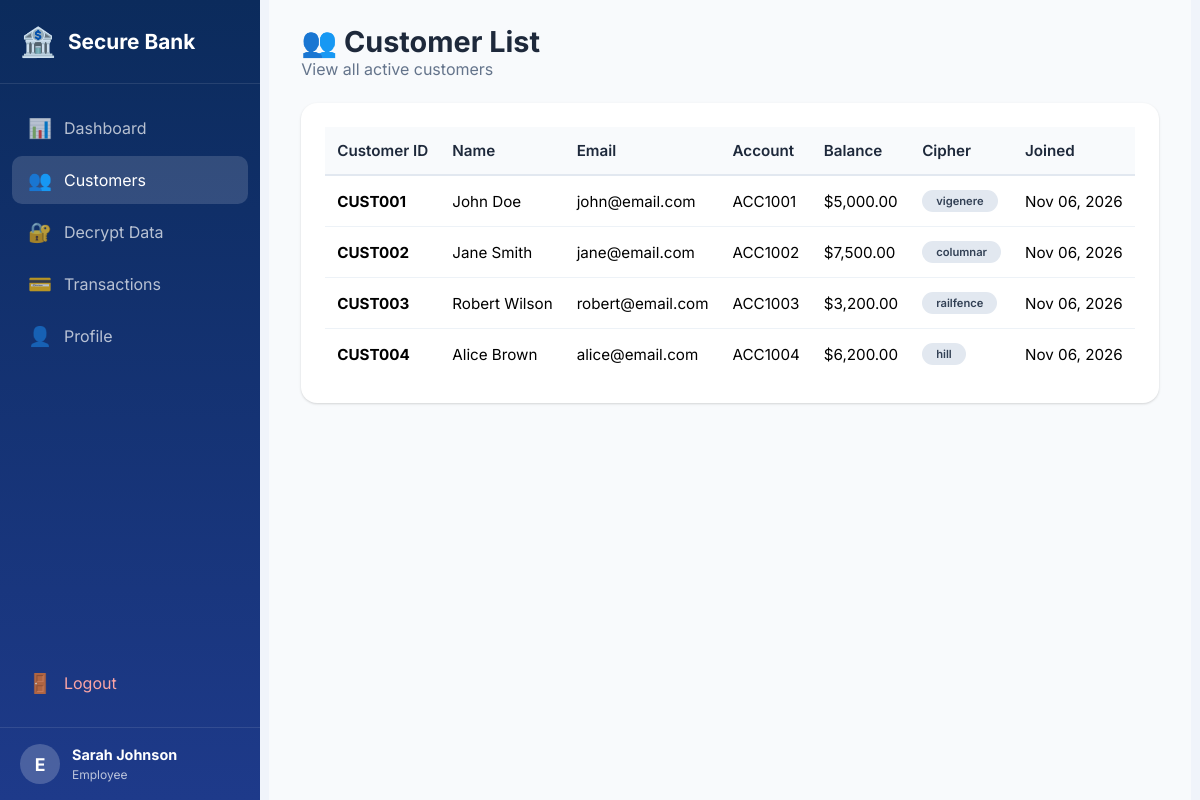
Page /employee/customers.php (signed in) on the committed database.
### tables this page shows
CREATE TABLE customers (
    id INT PRIMARY KEY AUTO_INCREMENT,
    customer_id VARCHAR(20) UNIQUE NOT NULL,
    full_name VARCHAR(100) NOT NULL,
    email VARCHAR(100) UNIQUE NOT NULL,
    phone VARCHAR(20),
    password_hash VARCHAR(255) NOT NULL,
    account_number VARCHAR(20) UNIQUE NOT NULL,
    balance DECIMAL(15,2) DEFAULT 0.00,
    cipher_type ENUM('vigenere', 'columnar', 'railfence', 'hill') DEFAULT 'vigenere',
    cipher_key VARCHAR(50) NOT NULL,
    private_note TEXT,
    created_at TIMESTAMP DEFAULT CURRENT_TIMESTAMP,
    status ENUM('active', 'inactive', 'suspended') DEFAULT 'active'
);

### employee/customers.php (the view, shortened to what this page needs)
<?php
$db = new Database();
$conn = $db->getConnection();
$stmt = $conn->query("SELECT * FROM customers WHERE status = 'active' ORDER BY created_at DESC");
$customers = $stmt->fetchAll();
?>
<!DOCTYPE html>
<html lang="en">
<head>
    <link rel="stylesheet" href="../css/style.css">
    <link rel="stylesheet" href="../css/dashboard.css">
    <link rel="stylesheet" href="../css/employee.css">
</head>
<body>
    <div class="sidebar">
        <div class="sidebar-brand">
            <span class="brand-icon">🏦</span>
            <span>Secure Bank</span>
        </div>
        <nav class="sidebar-nav">
            <a href="dashboard.php">
                <span class="nav-icon">📊</span>
                <span>Dashboard</span>
            </a>
            <a href="customers.php" class="active">
                <span class="nav-icon">👥</span>
                <span>Customers</span>
            </a>
            <a href="decrypt.php">
                <span class="nav-icon">🔐</span>
                <span>Decrypt Data</span>
            </a>
            <a href="transactions.php">
                <span class="nav-icon">💳</span>
                <span>Transactions</span>
            </a>
            <a href="profile.php">
                <span class="nav-icon">👤</span>
                <span>Profile</span>
            </a>
            <a href="../auth/logout.php" class="logout">
                <span class="nav-icon">🚪</span>
                <span>Logout</span>
            </a>
        </nav>
        <div class="sidebar-footer">
            <div class="user-info">
                <span class="user-avatar">E</span>
                <div>
                    <strong><?= htmlspecialchars($_SESSION['full_name'] ?? 'Employee') ?></strong>
                    <small>Employee</small>
                </div>
            </div>
        </div>
    </div>
    <div class="main-content">
        <header class="page-header">
            <div>
                <h1>👥 Customer List</h1>
                <p>View all active customers</p>
            </div>
        </header>
        <div class="panel">
            <div class="table-responsive">
                <table>
                    <thead>
                        <tr>
                            <th>Customer ID</th>
                            <th>Name</th>
                            <th>Email</th>
                            <th>Account</th>
                            <th>Balance</th>
                            <th>Cipher</th>
                            <th>Joined</th>
                        </tr>
                    </thead>
                    <tbody>
                        <?php if (empty($customers)): ?>
                        <tr><td colspan="7" class="text-center">No customers found</td></tr>
                        <?php else: foreach ($customers as $c): ?>
                        <tr>
                            <td><strong><?= htmlspecialchars($c['customer_id']) ?></strong></td>
                            <td><?= htmlspecialchars($c['full_name']) ?></td>
                            <td><?= htmlspecialchars($c['email']) ?></td>
                            <td><?= htmlspecialchars($c['account_number']) ?></td>
                            <td class="positive">$<?= number_format($c['balance'], 2) ?></td>
                            <td><span class="badge"><?= $c['cipher_type'] ?></span></td>
                            <td><?= date('M d, Y', strtotime($c['created_at'])) ?></td>
                        </tr>
                        <?php endforeach; endif; ?>
                    </tbody>
                </table>
            </div>
        </div>
    </div>
</body>
</html>

### css/style.css (style rules this page uses)
:root { --primary: #1e3a8a; --primary-dark: #0b2b5c; --primary-light: #3b5fc4; --gray-50: #f8fafc; --gray-100: #f1f5f9; --gray-200: #e2e8f0; --gray-400: #94a3b8; --gray-500: #64748b; --gray-600: #475569; --gray-800: #1e293b; --success: #16a34a; --warning: #f59e0b; --danger: #dc2626; --shadow: 0 1px 3px rgba(0, 0, 0, 0.1), 0 1px 2px rgba(0, 0, 0, 0.06); --shadow-lg: 0 10px 15px -3px rgba(0, 0, 0, 0.1), 0 4px 6px -2px rgba(0, 0, 0, 0.05); }
* { box-sizing: border-box; margin: 0; padding: 0; font-family: 'Inter', -apple-system, BlinkMacSystemFont, 'Segoe UI', Roboto, sans-serif; }
body { background: #f0f4fa; min-height: 100vh; display: flex; justify-content: center; align-items: center; }
.badge { background: #e2e8f0; padding: 4px 14px; border-radius: 40px; font-size: 0.7rem; font-weight: 600; color: #334155; display: inline-block; }
table { width: 100%; border-collapse: collapse; font-size: 0.95rem; }
th { background: #f8fafc; padding: 14px 12px; text-align: left; font-weight: 600; color: #1e293b; border-bottom: 2px solid #e2e8f0; }
td { padding: 14px 12px; border-bottom: 1px solid #edf2f7; vertical-align: middle; }
tr:last-child td { border-bottom: none; }

### css/dashboard.css (style rules this page uses)
.sidebar { position: fixed; left: 0; top: 0; bottom: 0; width: 260px; background: linear-gradient(180deg, var(--primary-dark), var(--primary)); color: white; display: flex; flex-direction: column; z-index: 100; transition: all 0.3s ease; }
.sidebar-brand { padding: 24px 20px; display: flex; align-items: center; gap: 12px; font-size: 1.3rem; font-weight: 700; border-bottom: 1px solid rgba(255, 255, 255, 0.1); }
.brand-icon { font-size: 1.8rem; }
.sidebar-nav { flex: 1; padding: 20px 12px; display: flex; flex-direction: column; gap: 4px; }
.sidebar-nav a { display: flex; align-items: center; gap: 12px; padding: 12px 16px; border-radius: 10px; color: rgba(255, 255, 255, 0.7); text-decoration: none; transition: all 0.3s ease; }
.sidebar-nav a.active { background: rgba(255, 255, 255, 0.15); color: white; }
.sidebar-nav a.logout { margin-top: auto; color: #fca5a5; }
.nav-icon { font-size: 1.2rem; }
.sidebar-footer { padding: 16px 20px; border-top: 1px solid rgba(255, 255, 255, 0.1); }
.user-info { display: flex; align-items: center; gap: 12px; }
.user-avatar { width: 40px; height: 40px; background: rgba(255, 255, 255, 0.2); border-radius: 50%; display: flex; align-items: center; justify-content: center; font-weight: 700; font-size: 1.1rem; }
.user-info strong { display: block; font-size: 0.9rem; }
.user-info small { font-size: 0.75rem; opacity: 0.7; }
.main-content { margin-left: 260px; padding: 24px 32px; min-height: 100vh; background: var(--gray-50); }
.page-header { display: flex; justify-content: space-between; align-items: center; margin-bottom: 24px; }
.page-header h1 { font-size: 1.8rem; font-weight: 700; color: var(--gray-800); }
.page-header p { color: var(--gray-500); }
.panel { background: white; border-radius: 16px; padding: 24px; box-shadow: var(--shadow); margin-bottom: 24px; }

### rows in the picture
customers: customer "CUST001", full_name "John Doe", email "john@email.com", account_number "ACC1001", balance "5,000.00", cipher_type "vigenere", created_at "Nov 06, 2026"
customers: customer "CUST002", full_name "Jane Smith", email "jane@email.com", account_number "ACC1002", balance "7,500.00", cipher_type "columnar", created_at "Nov 06, 2026"
customers: customer "CUST003", full_name "Robert Wilson", email "robert@email.com", account_number "ACC1003", balance "3,200.00", cipher_type "railfence", created_at "Nov 06, 2026"
customers: customer "CUST004", full_name "Alice Brown", email "alice@email.com", account_number "ACC1004", balance "6,200.00", cipher_type "hill", created_at "Nov 06, 2026"

### other values in the picture
$_SESSION['full_name'] "Sarah Johnson"
